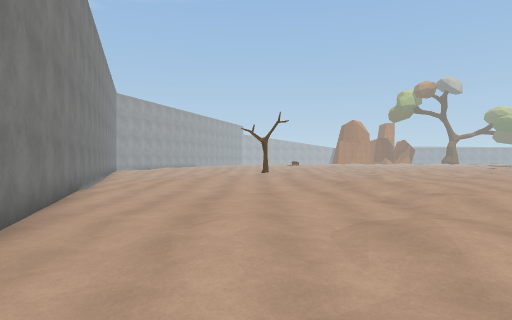
[1] (above)

23 first-person views from a walk through a Unity game level. The camera is 1.5 m above the floor, looks level and sees 75° across. The floor is counted in squares, 2 m on a side. Each view is taken from the middle of a square. On the plan, view 1 faces up. The plan holds only what a view shows up to about 11 squares ahead; the rest is blank. The place goes on beyond the plan. The player character is not drawn. Some surface patterns are stand-ins.

[2]
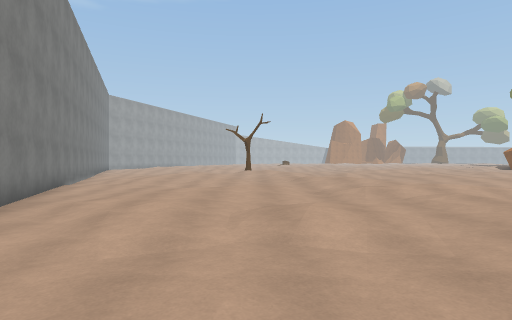

[3]
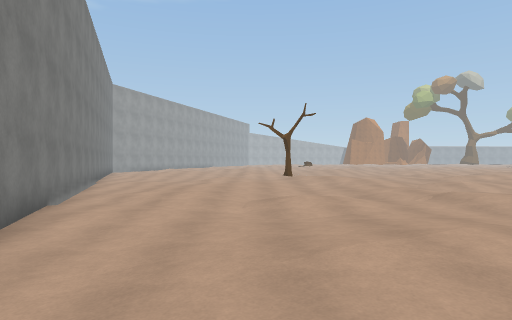

[4]
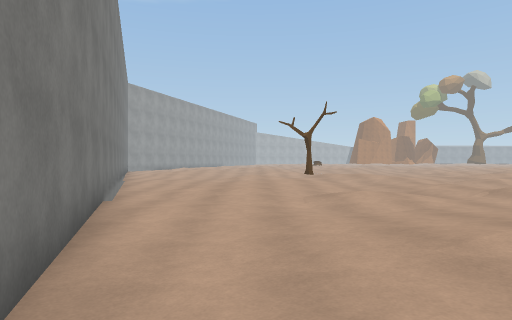

[5]
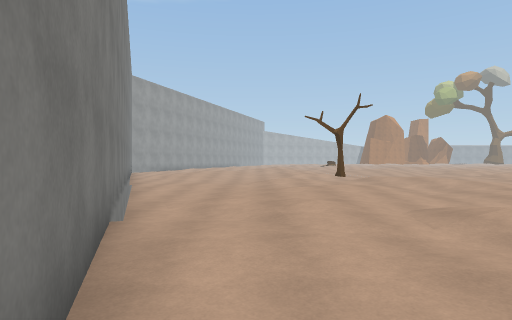

[6]
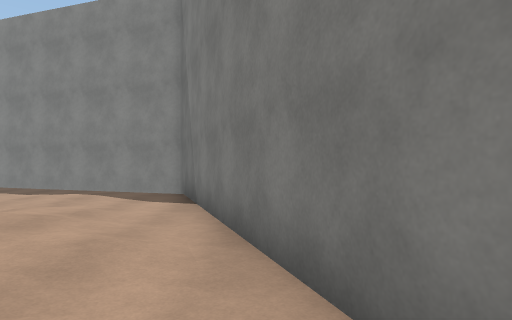

[7]
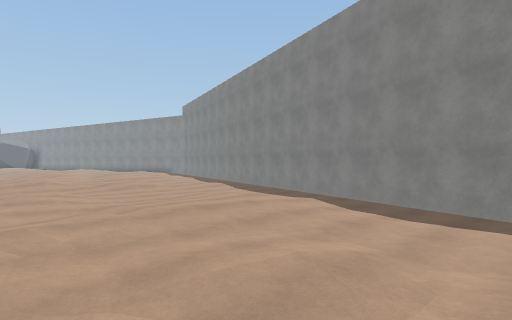

[8]
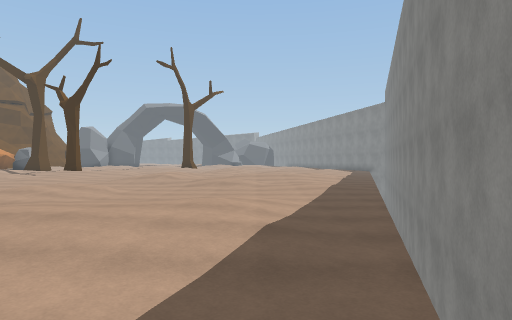

[9]
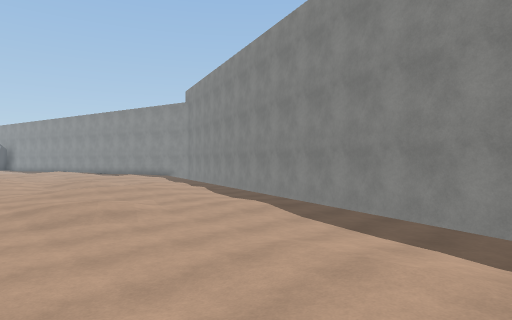

[10]
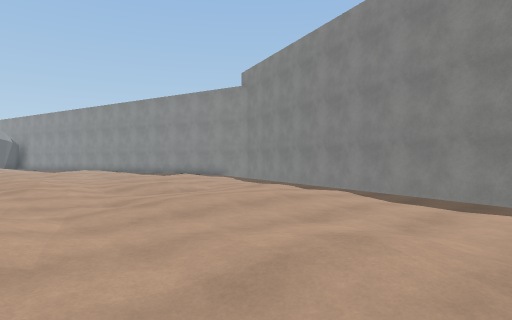

[11]
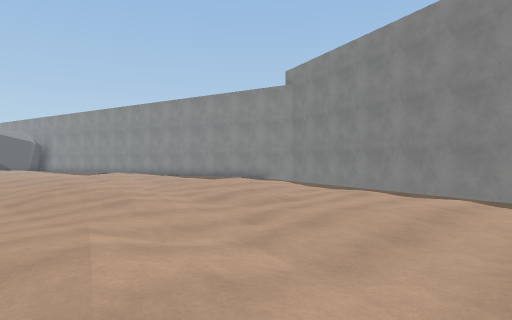

[12]
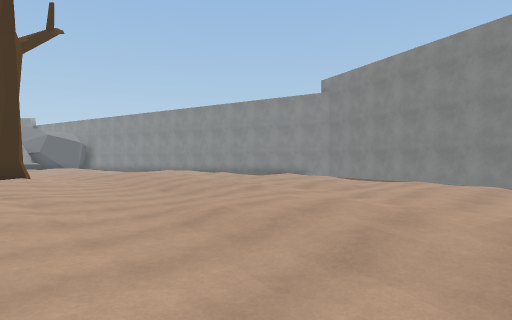

[13]
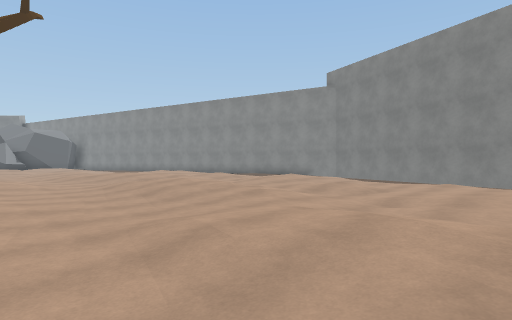

[14]
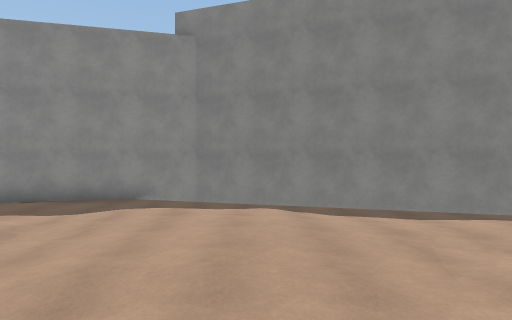

[15]
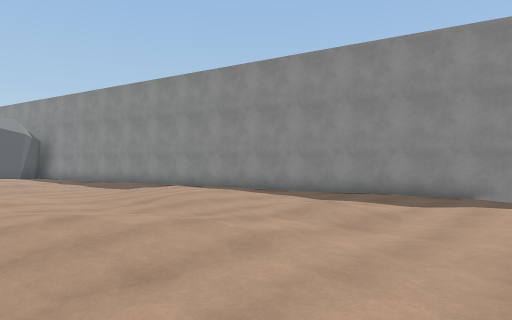

[16]
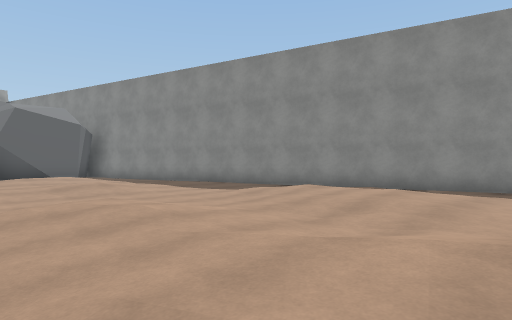

[17]
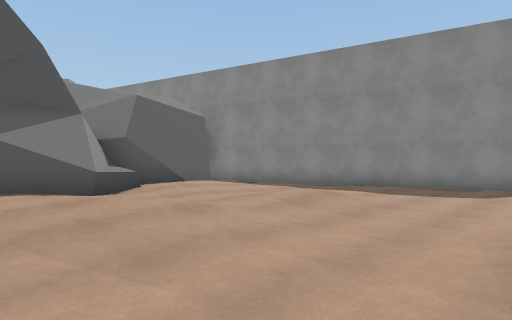

[18]
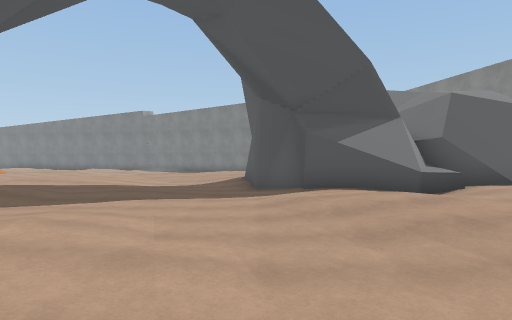

[19]
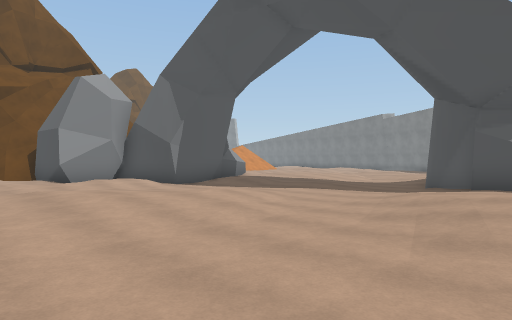

[20]
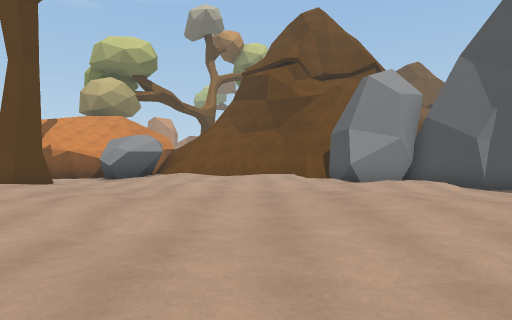

[21]
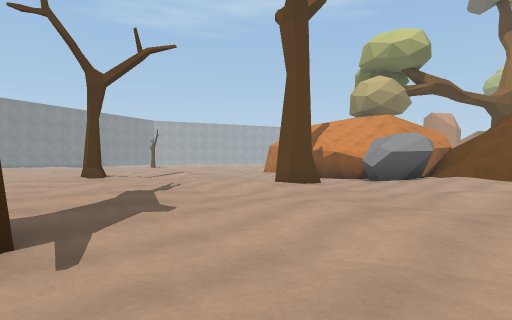

[22]
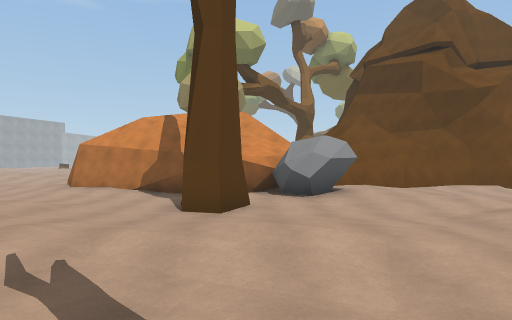

[23]
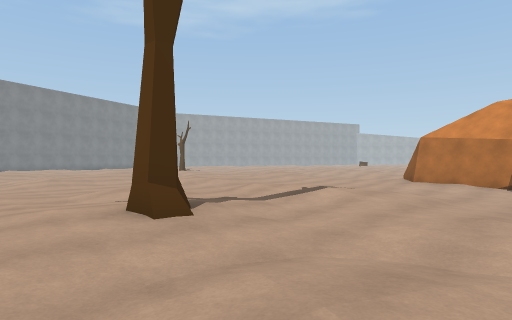

### Floor plan
Key: @ floor where view 1 was taken; # wall or solid block; . main floor; : floor 0.25 m higher than the main floor; + floor 0.5 m higher than the main floor; / step, stairs or slope; = window, fence, low wall or low ledge; ^ raised ledge; T tree; O other object.
Columns run from 8 left of view 1 to 41 right of it. Each row starts with its distance up from view 1.
 17                        .:#        /==###
 16 #....                  ..#####  O :/..//
 15 ##...////+             ../...###OO+:/...#
 14  #..../../+   //         ..... .O:::/. .###
 13  ##....:://// ::    :/.   //..#/.////  ../##
 12   #../::/.:///.     /.. ////../....// /:/:/#
 11   #..:::..:.../::    ..//////.////./+//.://./ .::
 10   ##//:../:/ .:/::...  /.:.:/://::.///......//./::
  9    #./:////:  ./://.. //://.///////...:::/....../:
  8    #...//..// .////.....:T/./:...::::.:::/......./
  7    ##....:.//      .....:::.//::/.///.//::/.......
  6     #..:::///      ...../::/.. ::/.....///......//
  5     #..:::.///:    ......//...:::/.............##
  4     ##/::././/.:// ..///....../::TT.......///.##
  3      #.///:.:/..:/../////......///   ....//+/:#
  2      #..///.::/...../////..///.........../+ .##
  1      ##.....::/..../....:://///.////.//../..:^##
  0       #.@...:://..//:.:////////.////:/:../:.::##
 -1       ###....///..././:/./....::///..//..//./:#
 -2         ####.........:::./:.////////.....//../#
 -3            ####....../::///:://.//:::/......../
 -4              #### ...../...:::..//.::://......#
 -5                 #### .......::/.//.::: ....####
 -6                    #### .....///...../ #####
 -7                       #### .........###
 -8                          #### ...####
 -9                             ######

Positions as (right, up) in squares from view 1, and headings:
1: (0, 0), facing up
2: (1, -1), facing up
3: (-1, 3), facing up
4: (-2, 3), facing up
5: (-3, 5), facing up
6: (-3, 7), facing down
7: (0, 5), facing down-right
8: (1, -1), facing right
9: (5, 2), facing down-right
10: (10, 2), facing down-right
11: (12, 3), facing down-right
12: (12, 6), facing down-right
13: (13, 5), facing down-right
14: (20, 0), facing down
15: (21, 1), facing down-right
16: (25, 2), facing down-right
17: (30, 4), facing down-right
18: (30, 5), facing right
19: (29, 2), facing up-right
20: (29, 3), facing up
21: (29, 4), facing up-left
22: (23, 6), facing up
23: (21, 6), facing up-left
